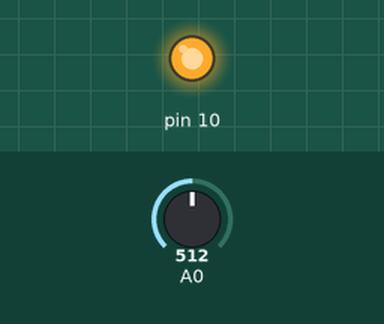
The sketch below on a simulated Arduino Uno, built with avr-gcc and run on an emulated ATmega328P. Parts: output pins drawn as LEDs (lit = HIGH). Inputs (shaded band) come from the test bench; at power-on: A0 = 512. What the sketch prints to the serial monitor is not drawn.

Above: at 1.2 s.
1.3 s: A0 set to 6
2.8 s: A0 set to 3
At 3.4 s:
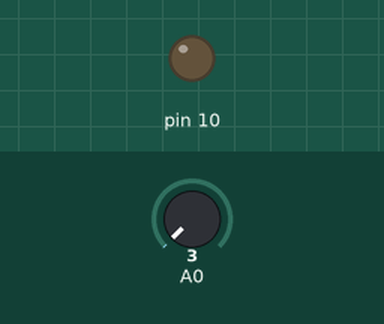
4.3 s: A0 set to 122
At 5.5 s:
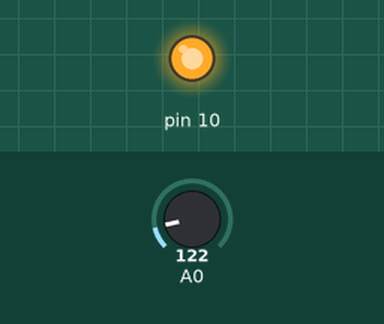
5.8 s: A0 set to 0
At 6.7 s:
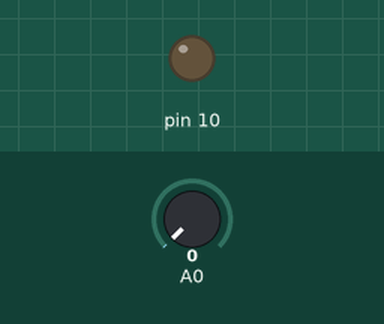
Timing chart, 0 to 8.3 s (numbered marks = the images above; inputs shaded):
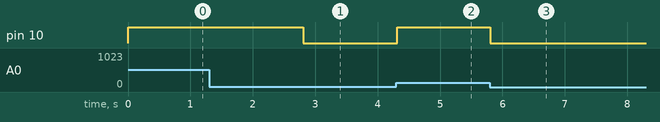

The sketch:

codemap.ino
```cpp
// CODIGO CONVERSOR A/D
//
void setup()
{
  pinMode(10, OUTPUT);
  Serial.begin(250000);
}

int transmitido;
int convertido;
int leitura;
int conversao4bits;
int bits[3];

void loop()
{
  //leitura analogica do pino de entrada A0
    leitura = analogRead(A0);
    Serial.print("Valor analogico lido:");
    Serial.println(leitura, DEC);
    Serial.print("Valor voltagem lido:");
    Serial.println(leitura*5/1023);

    //fazer a conversão dos valores em 16 faixas 0-15
    conversao4bits = map(leitura, 0, 1023, 0, 255);


      //conversão de binario para decimal
      Serial.print("Valor digital convertido com faixa de 255 bits:");
      Serial.println(conversao4bits, DEC);
      Serial.print("Valor digital convertido com faixa de 255 bits:");
      Serial.println(conversao4bits*5/255);
      digitalWrite(10,conversao4bits);

      delay(5);
}
```

Measured:
- the behaviour switches between 5 and 4 on A0 (found by bisection; images 0 and 1)
- after the input at 2.8 s, pin 10: HIGH → LOW at once
- after the input at 4.3 s, pin 10: LOW → HIGH at once
- after the input at 5.8 s, pin 10: HIGH → LOW at once
